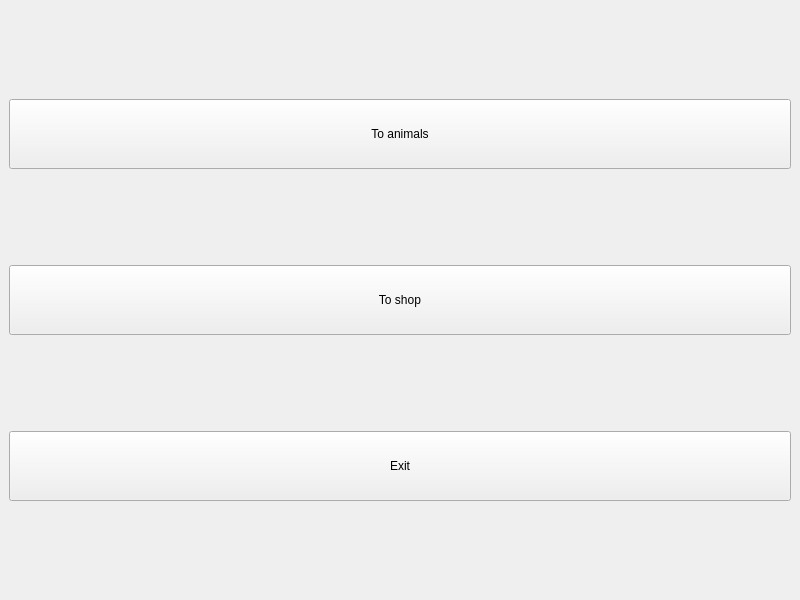
<?xml version="1.0" encoding="UTF-8"?>
<ui version="4.0">
 <class>MainWindow</class>
 <widget class="QMainWindow" name="MainWindow">
  <property name="geometry">
   <rect>
    <x>0</x>
    <y>0</y>
    <width>800</width>
    <height>600</height>
   </rect>
  </property>
  <property name="windowTitle">
   <string>MainWindow</string>
  </property>
  <widget class="QWidget" name="centralwidget">
   <property name="sizePolicy">
    <sizepolicy hsizetype="Preferred" vsizetype="Maximum">
     <horstretch>0</horstretch>
     <verstretch>0</verstretch>
    </sizepolicy>
   </property>
   <layout class="QVBoxLayout" name="verticalLayout">
    <item>
     <widget class="QPushButton" name="toAnimalsButton">
      <property name="sizePolicy">
       <sizepolicy hsizetype="Minimum" vsizetype="Fixed">
        <horstretch>0</horstretch>
        <verstretch>0</verstretch>
       </sizepolicy>
      </property>
      <property name="minimumSize">
       <size>
        <width>0</width>
        <height>70</height>
       </size>
      </property>
      <property name="text">
       <string>To animals</string>
      </property>
     </widget>
    </item>
    <item>
     <widget class="QPushButton" name="toShopButton">
      <property name="sizePolicy">
       <sizepolicy hsizetype="Minimum" vsizetype="Fixed">
        <horstretch>0</horstretch>
        <verstretch>0</verstretch>
       </sizepolicy>
      </property>
      <property name="minimumSize">
       <size>
        <width>0</width>
        <height>70</height>
       </size>
      </property>
      <property name="text">
       <string>To shop</string>
      </property>
     </widget>
    </item>
    <item>
     <widget class="QPushButton" name="exitButton">
      <property name="sizePolicy">
       <sizepolicy hsizetype="Minimum" vsizetype="Fixed">
        <horstretch>0</horstretch>
        <verstretch>0</verstretch>
       </sizepolicy>
      </property>
      <property name="minimumSize">
       <size>
        <width>0</width>
        <height>70</height>
       </size>
      </property>
      <property name="text">
       <string>Exit</string>
      </property>
     </widget>
    </item>
   </layout>
  </widget>
  <widget class="QMenuBar" name="menubar">
   <property name="geometry">
    <rect>
     <x>0</x>
     <y>0</y>
     <width>800</width>
     <height>21</height>
    </rect>
   </property>
  </widget>
 </widget>
 <resources/>
 <connections/>
</ui>
